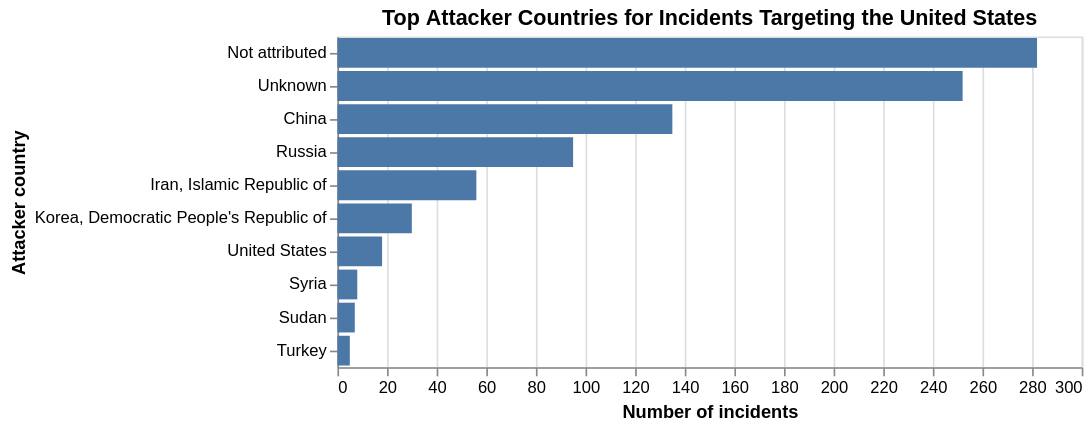

The code cell stored with this chart in its notebook:
### Code cell
attackers = count_values(us, 'initiator_country').head(10)

alt.Chart(attackers).mark_bar().encode(
    alt.X('incidents:Q', title='Number of incidents'),
    alt.Y('initiator_country:N', sort='-x', title='Attacker country')
).properties(title='Top Attacker Countries for Incidents Targeting the United States', width=450)

### Figure 1 — Vega-Lite specification as saved in the notebook (floating-point values rounded to 4 significant figures)
{"config": {"view": {"continuousWidth": 300, "continuousHeight": 300}}, "data": {"name": "data-67f5142f3e7a670e8f71bee0e62e5bed"}, "mark": {"type": "bar"}, "encoding": {"x": {"field": "incidents", "title": "Number of incidents", "type": "quantitative"}, "y": {"field": "initiator_country", "sort": "-x", "title": "Attacker country", "type": "nominal"}}, "title": "Top Attacker Countries for Incidents Targeting the United States", "width": 450, "$schema": "https://vega.github.io/schema/vega-lite/v5.20.1.json", "datasets": {"data-67f5142f3e7a670e8f71bee0e62e5bed": [{"initiator_country": "Not attributed", "incidents": 282}, {"initiator_country": "Unknown", "incidents": 252}, {"initiator_country": "China", "incidents": 135}, {"initiator_country": "Russia", "incidents": 95}, {"initiator_country": "Iran, Islamic Republic of", "incidents": 56}, {"initiator_country": "Korea, Democratic People's Republic of", "incidents": 30}, {"initiator_country": "United States", "incidents": 18}, {"initiator_country": "Syria", "incidents": 8}, {"initiator_country": "Sudan", "incidents": 7}, {"initiator_country": "Turkey", "incidents": 5}]}}
